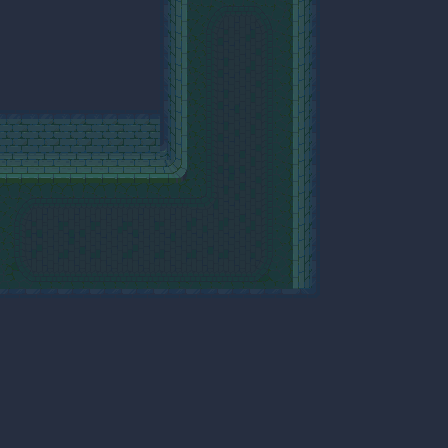

A level layout from a 2D game, rendered from its tile map. Below: a short description, then the map file with its tile-grid data intact:
An orthogonal 14x14 tile map with 32x32 px tiles, 6 tile layers (Floor, Walls, Collideable, Other 1, ...), 2 tilesets.

<map version="1.10" tiledversion="1.11.2" orientation="orthogonal" renderorder="right-down" width="14" height="14" tilewidth="32" tileheight="32" infinite="0" nextlayerid="7" nextobjectid="1">
 <tileset firstgid="1" source="tilesets/Sewers - Terrain2.tsx" />
 <tileset firstgid="2861" source="tilesets/Sewers-Tileset-wall-2-2.tsx" />
 <layer id="1" name="Floor" width="14" height="14">
  <data encoding="csv">
0,0,0,0,0,219,161,98,165,219,0,0,0,0,
0,0,0,0,0,219,226,293,230,219,0,0,0,0,
0,0,0,0,0,219,226,293,230,219,0,0,0,0,
0,0,0,0,0,219,226,163,230,219,0,0,0,0,
0,0,0,0,0,219,226,227,230,219,0,0,0,0,
219,219,219,219,219,219,226,228,230,219,0,0,0,0,
161,98,98,98,98,98,162,227,230,219,0,0,0,0,
226,229,228,293,229,163,227,293,230,219,0,0,0,0,
357,358,358,358,358,358,358,358,295,219,0,0,0,0,
219,219,219,219,219,219,219,219,219,219,0,0,0,0,
0,0,0,0,0,0,0,0,0,0,0,0,0,0,
0,0,0,0,0,0,0,0,0,0,0,0,0,0,
0,0,0,0,0,0,0,0,0,0,0,0,0,0,
0,0,0,0,0,0,0,0,0,0,0,0,0,0
</data>
 </layer>
 <layer id="2" name="Walls" width="14" height="14">
  <data encoding="csv">
199,199,199,199,200,201,0,0,0,197,198,199,199,199,
199,199,199,199,200,201,0,0,0,197,198,199,199,199,
199,199,199,199,200,201,0,0,0,197,198,199,199,199,
329,329,329,329,329,201,0,0,0,197,198,199,199,199,
394,394,394,394,394,266,0,0,0,197,198,199,199,199,
459,459,459,459,459,460,0,0,0,197,198,199,199,199,
0,0,0,0,0,0,0,0,0,197,198,199,199,199,
0,0,0,0,0,0,0,0,0,197,198,199,199,199,
0,0,0,0,0,0,0,0,0,197,198,199,199,199,
69,69,69,69,69,69,69,69,69,133,199,199,199,199,
134,134,134,134,134,134,134,134,199,199,199,199,199,199,
199,199,199,199,199,199,199,199,199,199,199,199,199,199,
199,199,199,199,199,199,199,199,199,199,199,199,199,199,
199,199,199,199,199,199,199,199,199,199,199,199,199,199
</data>
 </layer>
 <layer id="3" name="Collideable" width="14" height="14">
  <data encoding="csv">
0,0,0,0,0,0,0,0,0,0,0,0,0,0,
0,0,0,0,0,0,0,0,0,0,0,0,0,0,
0,0,0,0,0,0,0,0,0,0,0,0,0,0,
0,0,0,0,0,0,0,0,0,0,0,0,0,0,
0,0,0,0,0,0,0,0,0,0,0,0,0,0,
0,0,0,0,0,0,0,0,0,0,0,0,0,0,
0,0,0,0,0,0,0,0,0,0,0,0,0,0,
0,0,0,0,0,0,0,0,0,0,0,0,0,0,
0,0,0,0,0,0,0,0,0,0,0,0,0,0,
0,0,0,0,0,0,0,0,0,0,0,0,0,0,
0,0,0,0,0,0,0,0,0,0,0,0,0,0,
0,0,0,0,0,0,0,0,0,0,0,0,0,0,
0,0,0,0,0,0,0,0,0,0,0,0,0,0,
0,0,0,0,0,0,0,0,0,0,0,0,0,0
</data>
 </layer>
 <layer id="4" name="Other 1" width="14" height="14">
  <data encoding="csv">
0,0,0,0,0,0,0,0,0,0,0,0,0,0,
0,0,0,0,0,0,0,0,0,0,0,0,0,0,
0,0,0,0,0,0,0,0,0,0,0,0,0,0,
0,0,0,0,0,0,0,0,0,0,0,0,0,0,
0,0,0,0,0,0,0,0,0,0,0,0,0,0,
0,0,0,0,0,0,0,0,0,0,0,0,0,0,
0,0,0,0,0,0,0,0,0,0,0,0,0,0,
0,0,0,0,0,0,0,0,0,0,0,0,0,0,
0,0,0,0,0,0,0,0,0,0,0,0,0,0,
0,0,0,0,0,0,0,0,0,0,0,0,0,0,
0,0,0,0,0,0,0,0,0,0,0,0,0,0,
0,0,0,0,0,0,0,0,0,0,0,0,0,0,
0,0,0,0,0,0,0,0,0,0,0,0,0,0,
0,0,0,0,0,0,0,0,0,0,0,0,0,0
</data>
 </layer>
 <layer id="5" name="Other 2" width="14" height="14">
  <data encoding="csv">
0,0,0,0,0,0,0,0,0,0,0,0,0,0,
0,0,0,0,0,0,0,0,0,0,0,0,0,0,
0,0,0,0,0,0,0,0,0,0,0,0,0,0,
0,0,0,0,0,0,0,0,0,0,0,0,0,0,
0,0,0,0,0,0,0,0,0,0,0,0,0,0,
0,0,0,0,0,0,0,0,0,0,0,0,0,0,
0,0,0,0,0,0,0,0,0,0,0,0,0,0,
0,0,0,0,0,0,0,0,0,0,0,0,0,0,
0,0,0,0,0,0,0,0,0,0,0,0,0,0,
0,0,0,0,0,0,0,0,0,0,0,0,0,0,
0,0,0,0,0,0,0,0,0,0,0,0,0,0,
0,0,0,0,0,0,0,0,0,0,0,0,0,0,
0,0,0,0,0,0,0,0,0,0,0,0,0,0,
0,0,0,0,0,0,0,0,0,0,0,0,0,0
</data>
 </layer>
 <layer id="6" name="Other 3" width="14" height="14">
  <data encoding="csv">
0,0,0,0,0,0,0,0,0,0,0,0,0,0,
0,0,0,0,0,0,0,0,0,0,0,0,0,0,
0,0,0,0,0,0,0,0,0,0,0,0,0,0,
0,0,0,0,0,0,0,0,0,0,0,0,0,0,
0,0,0,0,0,0,0,0,0,0,0,0,0,0,
0,0,0,0,0,0,0,0,0,0,0,0,0,0,
0,0,0,0,0,0,0,0,0,0,0,0,0,0,
0,0,0,0,0,0,0,0,0,0,0,0,0,0,
0,0,0,0,0,0,0,0,0,0,0,0,0,0,
0,0,0,0,0,0,0,0,0,0,0,0,0,0,
0,0,0,0,0,0,0,0,0,0,0,0,0,0,
0,0,0,0,0,0,0,0,0,0,0,0,0,0,
0,0,0,0,0,0,0,0,0,0,0,0,0,0,
0,0,0,0,0,0,0,0,0,0,0,0,0,0
</data>
 </layer>
</map>
